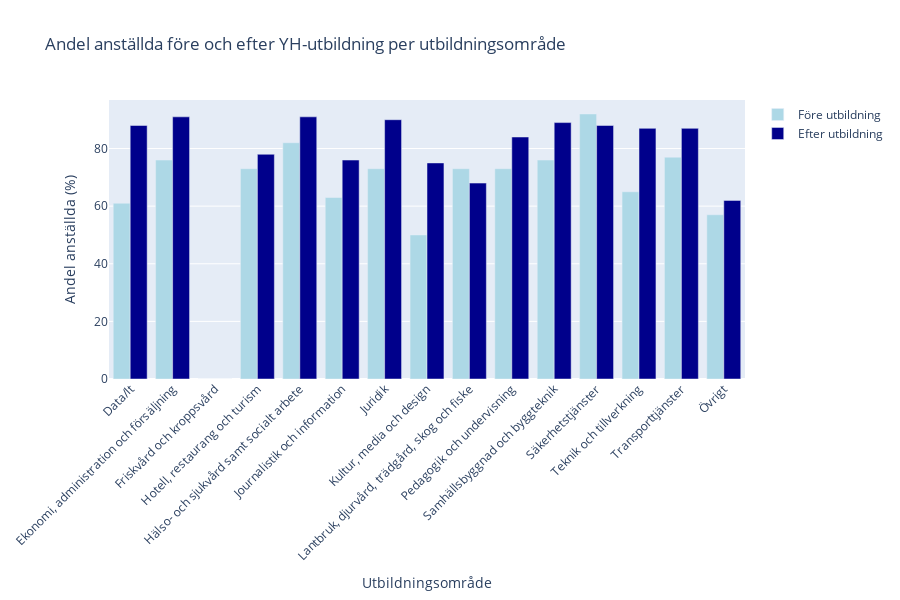

Source (notebook cell):
### Code cell
import plotly.graph_objects as go

anstallda_before = df_before_clean['Anställd'].replace('..', '0').str.split('±').str[0].astype(float)
anstallda_after = df_after_clean['Anställd'].replace('..', '0').str.split('±').str[0].astype(float) 

utbildningsomrade = df_after_clean.index
fig = go.Figure(data=[ 
    go.Bar(name='Före utbildning', x=utbildningsomrade, y=anstallda_before, marker_color='lightblue'), 
    go.Bar(name='Efter utbildning', x=utbildningsomrade, y=anstallda_after, marker_color='darkblue')
])

fig.update_layout(
    title='Andel anställda före och efter YH-utbildning per utbildningsområde', 
    xaxis_title='Utbildningsområde',
    yaxis_title='Andel anställda (%)', 
    barmode='group',
    xaxis_tickangle=-45,
    height=600
)

fig.show()
fig.write_html("anställning_fore_efter_olika_utb.html")

### Figure 1 — Plotly figure (JSON) as saved in the notebook; plotly's stock layout.template omitted (floating-point values rounded to 4 significant figures)
{"data": [{"marker": {"color": "lightblue"}, "name": "Före utbildning", "type": "bar", "x": ["Data/It", "Ekonomi, administration och försäljning", "Friskvård och kroppsvård", "Hotell, restaurang och turism", "Hälso- och sjukvård samt socialt arbete", "Journalistik och information", "Juridik", "Kultur, media och design", "Lantbruk, djurvård, trädgård, skog och fiske", "Pedagogik och undervisning", "Samhällsbyggnad och byggteknik", "Säkerhetstjänster", "Teknik och tillverkning", "Transporttjänster", "Övrigt"], "y": [61.0, 76.0, 0.0, 73.0, 82.0, 63.0, 73.0, 50.0, 73.0, 73.0, 76.0, 92.0, 65.0, 77.0, 57.0]}, {"marker": {"color": "darkblue"}, "name": "Efter utbildning", "type": "bar", "x": ["Data/It", "Ekonomi, administration och försäljning", "Friskvård och kroppsvård", "Hotell, restaurang och turism", "Hälso- och sjukvård samt socialt arbete", "Journalistik och information", "Juridik", "Kultur, media och design", "Lantbruk, djurvård, trädgård, skog och fiske", "Pedagogik och undervisning", "Samhällsbyggnad och byggteknik", "Säkerhetstjänster", "Teknik och tillverkning", "Transporttjänster", "Övrigt"], "y": [88.0, 91.0, 0.0, 78.0, 91.0, 76.0, 90.0, 75.0, 68.0, 84.0, 89.0, 88.0, 87.0, 87.0, 62.0]}], "layout": {"barmode": "group", "height": 600, "title": {"text": "Andel anställda före och efter YH-utbildning per utbildningsområde"}, "xaxis": {"tickangle": -45, "title": {"text": "Utbildningsområde"}}, "yaxis": {"title": {"text": "Andel anställda (%)"}}}}
